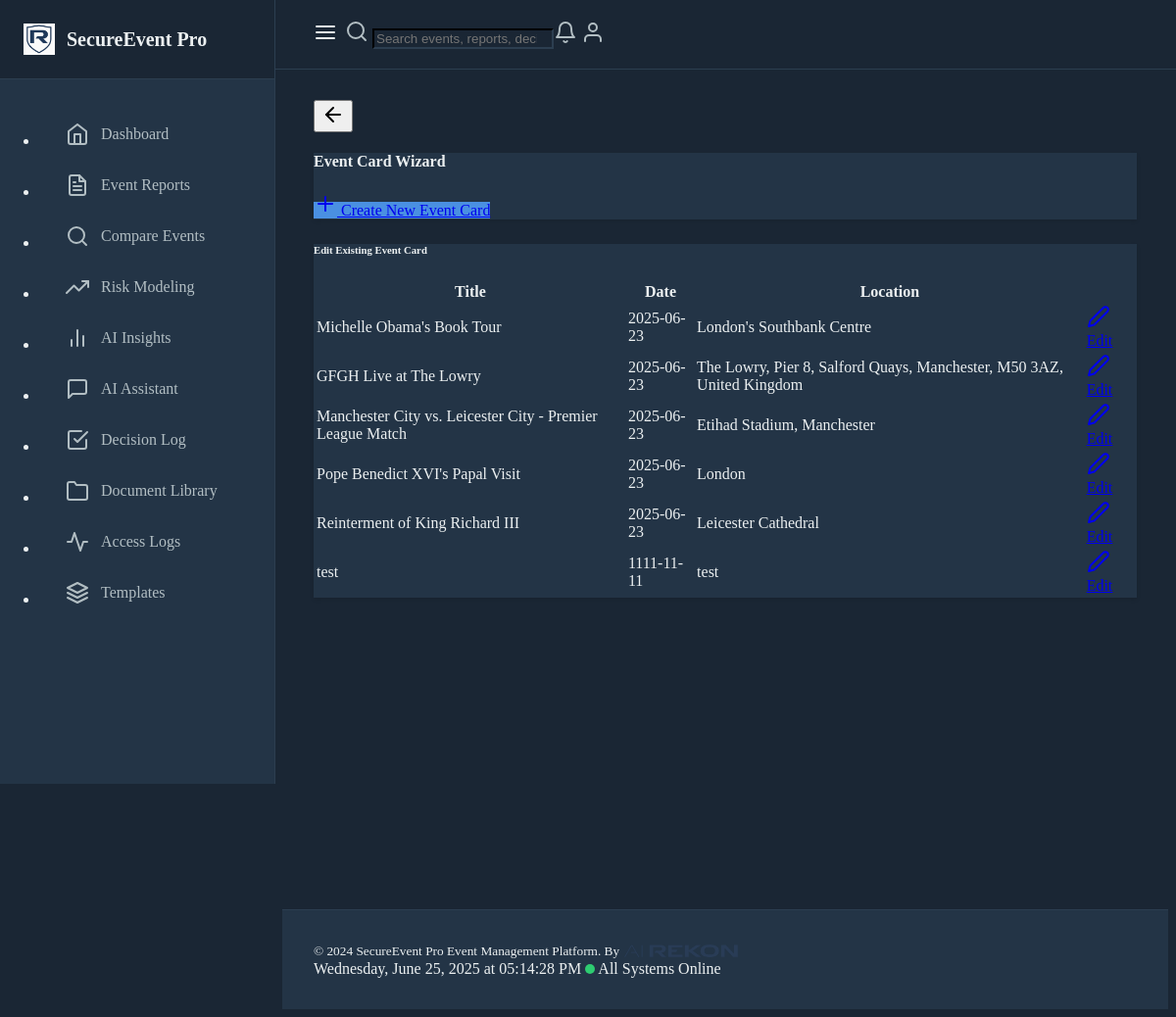
The page /event-card on the database its author committed.
### models.py (models this page shows)
class EventReport(db.Model):
    id = db.Column(db.Integer, primary_key=True)
    title = db.Column(db.String(200), nullable=False)
    date = db.Column(db.DateTime, nullable=False)
    location = db.Column(db.String(200), nullable=False)
    description = db.Column(db.Text, nullable=False)
    risk_level = db.Column(db.String(50), nullable=False)
    incident_type = db.Column(db.String(100), nullable=False)
    created_at = db.Column(db.DateTime, default=datetime.utcnow)
    venue_type = db.Column(db.String(50))
    security_staff_count = db.Column(db.Integer, default=0)
    security_staff_roles = db.Column(db.JSON, default=dict)
    incidents_reported = db.Column(db.Integer, default=0)
    incident_summary = db.Column(db.Text)
    attendance = db.Column(db.Integer)
    security_measures = db.Column(db.Text)
    incident_response = db.Column(db.Text)
    lessons_learned = db.Column(db.Text)
    recommendations = db.Column(db.Text)
    security_protocols = db.Column(db.Text)
    emergency_response_plan = db.Column(db.Text)
    post_event_analysis = db.Column(db.Text)
    activity_logs = db.relationship('ActivityLog', backref='event_report', lazy=True)
    estimated_risk_level = db.Column(db.String(50))
    risk_assessments = db.relationship('RiskAssessment', backref='event_report', lazy=True)

### routes.py (the view)
@app.route("/event-card")
def event_card_select():
    cards = (
        EventReport.query.order_by(EventReport.date.desc())
        .with_entities(EventReport.id, EventReport.title, EventReport.date, EventReport.location)
        .all()
    )
    return render_template("event_card_select.html", cards=cards)

### routes.py (called while the page is built)
@app.before_request
def before_request():
    g.start_time = datetime.utcnow()
    g.activity_log = None

@app.after_request
def after_request(response):
    if hasattr(g, "activity_log") and g.activity_log:
        end_activity_tracking(g.activity_log)
    return response

### templates/event_card_select.html
{% extends 'base.html' %}
{% block content %}
<div class="container mt-4">
  <div class="card mb-4">
    <div class="card-body d-flex justify-content-between align-items-center">
      <h4 class="mb-0">Event Card Wizard</h4>
      <a class="btn btn-primary" href="{{ url_for('new_event_card') }}">
        <i data-feather="plus"></i> Create New Event Card
      </a>
    </div>
  </div>
  {% if cards %}
  <div class="card">
    <div class="card-header"><h6 class="mb-0">Edit Existing Event Card</h6></div>
    <div class="card-body p-0">
      <div class="table-responsive">
        <table class="table table-hover mb-0">
          <thead>
            <tr>
              <th>Title</th><th>Date</th><th>Location</th><th></th>
            </tr>
          </thead>
          <tbody>
            {% for c in cards %}
            <tr>
              <td>{{ c.title }}</td>
              <td>{{ c.date.strftime('%Y-%m-%d') if c.date else '-' }}</td>
              <td>{{ c.location }}</td>
              <td class="text-end">
                <a class="btn btn-sm btn-outline-primary" href="{{ url_for('edit_event_card', event_id=c.id) }}">
                  <i data-feather="edit-2"></i> Edit
                </a>
              </td>
            </tr>
            {% endfor %}
          </tbody>
        </table>
      </div>
    </div>
  </div>
  {% else %}
  <div class="alert alert-info">No event cards found. Click "Create New Event Card" to start.</div>
  {% endif %}
</div>
{% endblock %}

### templates/base.html (style rules this page uses)
:root { --primary-color: #4A90E2; --secondary-color: #2C3E50; --accent-color: #3498DB; --background-dark: #1A2634; --card-bg: #233446; --text-primary: #ECF0F1; --text-secondary: #B2BEC3; }
body { background-color: var(--background-dark); color: var(--text-primary); }
.card { background-color: var(--card-bg); border-color: var(--secondary-color); }
.btn-primary { background-color: var(--primary-color); border-color: var(--primary-color); }
.card { border: 1px solid var(--bs-border-color); box-shadow: 0 2px 4px rgba(0, 0, 0, 0.1); }

### rows shown on the page
EventReport: title "Michelle Obama's Book Tour", date "2025-06-23", location "London's Southbank Centre"
EventReport: title "GFGH Live at The Lowry", date "2025-06-23", location "The Lowry, Pier 8, Salford Quays, Manchester, M50 3AZ, United Kingdom"
EventReport: title "Manchester City vs. Leicester City - Premier League Match", date "2025-06-23", location "Etihad Stadium, Manchester"
EventReport: title "Pope Benedict XVI's Papal Visit", date "2025-06-23", location "London"
EventReport: title "Reinterment of King Richard III", date "2025-06-23", location "Leicester Cathedral"
EventReport: title "test", date "1111-11-11", location "test"
